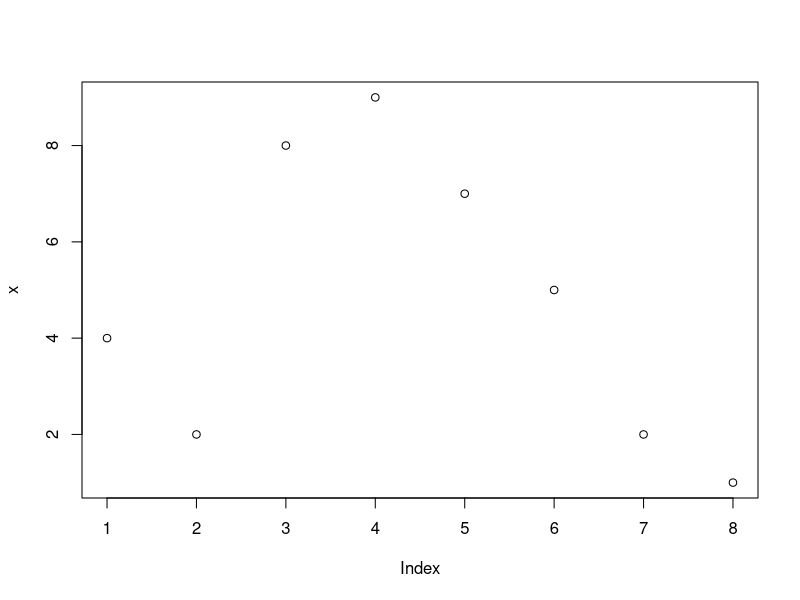
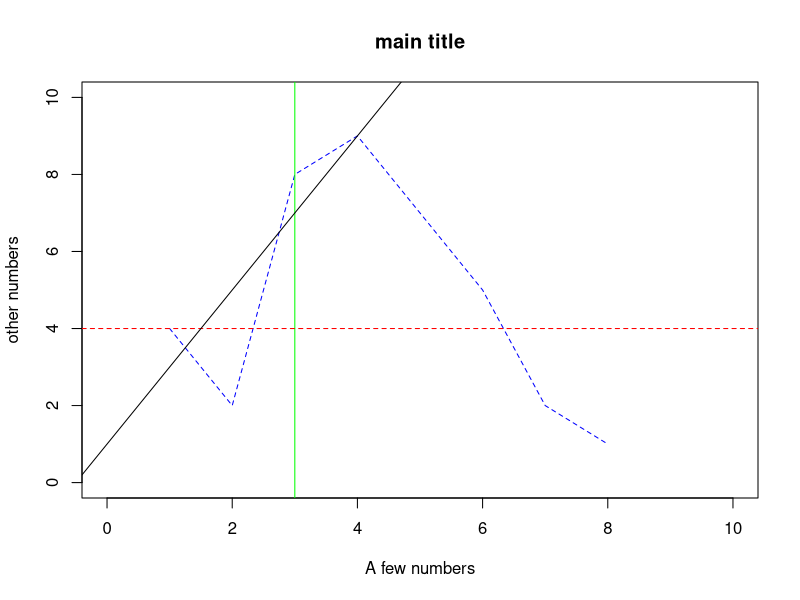

Recreate these plots in R, in order.
#IntroductionToRandRStudio_240502
#Link to Document: https://drive.google.com/file/d/1w4fAjL3ByY1lsziR0vuKeYcb6ciHNF6J/view?usp=drive_link

#Exercise 7.1
# temp1_fahrenheit  <- c(51.9, 51.8, 51.9, 53)
# temp1_degCelsius  <- (temp1_fahrenheit-32) * (5/9)
# 
# temp2_fahrenheit  <- c(48, 48.2, 48, 48.7)
# temp2_deg_Celsius <- (temp2_fahrenheit-32) * (5/9)
# 
# diff_temp <- temp1_fahrenheit -temp2_fahrenheit
#-------------------------------------------------------------------------------
#Exercise 7.2
# x <- c(4,2,1,3,3,5,7)
# third_entry <- x[3]
# fst_and_fth_entry <- x[c(1,4)]
# length(x)
# 
# x+2 #Adds 2 to each element of vector x
# sum(x+2) # Adds up all the elements in vecotor (x+2)
# x <= 3 # Returns a vector with True or False statements 
# x[x <= 3] #outputs a vector with all element values <=3
# x[4] <- 8 #Replaces the 4th element with 8
# sort(x) # sorts elements by value 
# order(x) #Returns the indexes to element so that values are in order
# 
# Name = c("Charlie","Anne", "Bert","Denise")
# Age = c(68,24,76,27)
# Status = c("old","young","retired","single")
# df = data.frame(Name,Age,Status)
# 
# indexes_alphabetical = order(Name)
# df_alphabetical = data.frame(Name[indexes_alphabetical],
#                             Age[indexes_alphabetical], 
#                             Status[indexes_alphabetical])
# df_alphabetical_easy = df[order(Name),]
# df
# df_alphabetical
# df_alphabetical_easy
#-------------------------------------------------------------------------------
#Definition Standard Deviation and Variance

# weight <- c(60, 72, 57, 90, 95, 72)
# weight_mean <- mean(weight)
# 
# diff_weight <- weight-weight_mean 
# 
# std_deviation = sqrt((sum(diff_weight^2))/(length(weight)-1))
# round(std_deviation,5) == round(sd(weight),5)
# 
# 
# variance = sum(diff_weight^2)/(length(weight)-1)
# round(variance,5) == round(var(weight),5)
#-------------------------------------------------------------------------------
#Exercise 8.3
winner    <- c(191, 185, 185, 182, 182, 188, 188, 188, 185, 185, 177,
            182, 182, 193, 183, 179, 179, 175)
opponent  <- c(165, 187, 175, 193, 185, 187, 188, 173, 180, 177, 183,
              185, 180, 180, 182, 178, 178, 173)

length(winner) == length(opponent)

winner[6:10]
winner[c(3,5,10:12)]

winner
winner[c(6,7)] <- 189
winner

mean(winner)>mean(opponent)
diff_average = mean(winner)-mean(opponent)
diff_average

var(winner) == (sum((winner-mean(winner))^2))/(length(winner)-1)
sd(winner) == sqrt((sum((winner-mean(winner))^2))/(length(winner)-1))

y = seq(2016,1948, by=-4)

x <- c(4, 10, 3, NA, NA, 1, 8)
mean(x) #We cannot take a mean of Not availabel elemtns
mean(x, na.rm=TRUE)

sort(x) #Removes NA elements from vector
sort(x, na.last = TRUE) 
sort(x, decreasing = T) #Changes order
order(x) # Keeps NA Elements (highest index)


x <- c(4, 2, 8, 9, 7, 5, 2, 1)
plot(x)

plot(x,
     type = "l",
     col = "blue",
     lty = 2,
     main = "main title",
     xlab = "A few numbers",
     ylab = "other numbers",
     xlim = c(0,10),
     ylim = c(0,10))

abline(v=3, col="green")
abline(h=4, col="red", lty=2)
abline(a=1,b=2)
#-------------------------------------------------------------------------------

